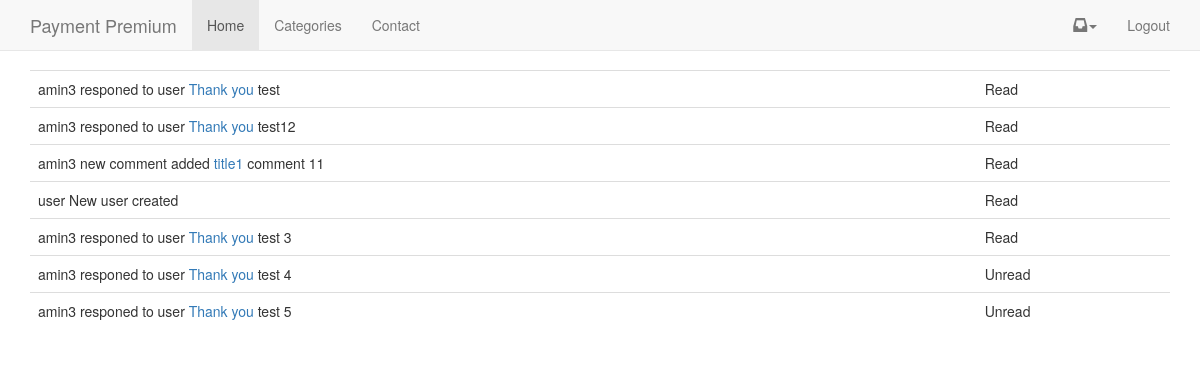
The page /notifications/ (signed in) on the database its author committed.
### notifications/models.py (models this page shows, shortened)
class Notification(models.Model):
	sender_content_type = models.ForeignKey(ContentType, on_delete=models.CASCADE, related_name="notify_sender")
	sender_object_id = models.PositiveIntegerField()
	sender_content_object = GenericForeignKey('sender_content_type', 'sender_object_id')
	verb = models.CharField(max_length=255)
	action_content_type = models.ForeignKey(ContentType, on_delete=models.CASCADE, related_name="notify_action", null=True, blank=True)
	action_object_id = models.PositiveIntegerField(null=True, blank=True)
	action_content_object = GenericForeignKey('action_content_type', 'action_object_id')
	target_content_type = models.ForeignKey(ContentType, on_delete=models.CASCADE, related_name="notify_target", null=True, blank=True)
	target_object_id = models.PositiveIntegerField(null=True, blank=True)
	target_content_object = GenericForeignKey('target_content_type', 'target_object_id')
	recipient = models.ForeignKey(settings.AUTH_USER_MODEL, related_name="notifications")
	read = models.BooleanField(default=False)
	timestamp = models.DateTimeField(auto_now_add = True, auto_now=False)
	objects = NotificationManager()
	def __str__(self):
		try:
			target_url = self.target_content_object.get_absolute_url()
		except:
			target_url = None
		a = self.sender_content_object
		b = self.verb
		c = self.action_content_object
		d = self.target_content_object
		e = target_url
		f = reverse("notifications_read", kwargs={"id": self.id})
		if self.target_content_object:
			if self.action_content_object and target_url:
				return "{a} {b} <a href='{f}?next={e}'>{d}</a> {c}".format(a=a, b=b, c=c, d=d, e=e, f=f)
			if self.action_content_object and not target_url:
				return "{a} {b} {c} {d}".format(a=a, b=b, c=c, d=d)
			return "{a} {b} {d}".format(a=a, b=b, d=d)
		return "{a} {b}".format(a=a, b=b)

### comments/models.py (models this page shows, shortened)
class Comment(models.Model):
	user = models.ForeignKey(MyUser)
	parent = models.ForeignKey("self", null=True, blank=True)
	path = models.CharField(max_length=350)
	video = models.ForeignKey(Video, null=True, blank=True)
	text = models.TextField()
	timestamp = models.DateTimeField(auto_now=False, auto_now_add=True)
	updated = models.DateTimeField(auto_now=True, auto_now_add=False)
	active = models.BooleanField(default=True)
	objects = CommentManager()
	class Meta:
		ordering = ['-timestamp']
	def __str__(self):
		return self.text
	def get_absolute_url(self):
		return reverse("comment_thread", kwargs={"id": self.id})

### accounts/models.py (models this page shows, shortened)
class MyUser(AbstractBaseUser):
	username = models.CharField(
		max_length=255,
		unique = True,
	)
	email = models.EmailField(
		verbose_name='email address',
		max_length=255,
		unique=True,
	)
	first_name = models.CharField(
		max_length=120,
		null=True,
		blank=True
	)
	last_name = models.CharField(
		max_length=120,
		null=True,
		blank=True
	)
	is_member = models.BooleanField(default=False, verbose_name="Is Paid Member")
	is_active = models.BooleanField(default=True)
	is_admin = models.BooleanField(default=False)
	objects = MyUserManager()
	USERNAME_FIELD = 'username'
	REQUIRED_FIELDS = ['email']
	def __str__(self):              # __unicode__ on Python 2
		return self.username

### videos/models.py (models this page shows, shortened)
class Video(models.Model):
	title =  models.CharField(max_length=120)
	embed_code = models.CharField(max_length=500, null=True, blank=True)
	slug = models.SlugField(null=True, blank=True)
	order = models.PositiveIntegerField(default=1)
	share_message = models.TextField(default=DEFAULT_MESSAGE)
	active = models.BooleanField(default=True)
	featured = models.BooleanField(default=False)
	free_preview = models.BooleanField(default=False)
	category = models.ForeignKey("Category", default=1)
	timestamp = models.DateTimeField(auto_now_add=True, auto_now=False, null=True)
	updated = models.DateTimeField(auto_now_add=False, auto_now=True, null=True)
	objects = VideoManager()
	class Meta:
		unique_together = ('slug', 'category')
	def __str__(self):
		return str(self.title)
	def get_absolute_url(self):
		try:
			return reverse("video_detail", kwargs={"slug": self.slug, "cat_slug": self.category.slug})
		except:
			return "/"

class Category(models.Model):
	title = models.CharField(max_length=120)
	description = models.TextField(max_length=5000, null=True, blank=True)
	image = models.ImageField(upload_to="images/", null=True, blank=True)
	slug = models.SlugField(default="abc", unique=True)
	active = models.BooleanField(default=True)
	featured = models.BooleanField(default=False)
	timestamp = models.DateTimeField(auto_now_add=True, auto_now=False)
	updated = models.DateTimeField(auto_now_add=False, auto_now=True)
	objects = CategoryManager()
	class Meta:
		ordering = ["title", "timestamp"]

### notifications/views.py (the view)
# urls.py: url(r'^notifications/$', all, name="notifications_all"),
@login_required
def all(request):
	notifications = Notification.objects.all_for_user(request.user)
	context = {
		"notifications": notifications
	}
	return render(request, "all.html", context)

### notifications/models.py (called while the page is built)
	def get_user(self, user):
		return self.filter(recipient=user)

	def get_queryset(self):
		return NotificationQuerySet(self.model, using=self._db)

	def all_for_user(self, user):
		return self.get_queryset().get_user(user)

### notifications/templates/all.html
{% extends "base.html" %}
{% block content %}
<table class="table">
	{% for note in notifications %}
		<tr>
			<td>{{note | safe}}</td>
			<td>
				{% if note.read %}
				Read
				{% else %}
				Unread
				{% endif %}
			</td>
		</tr>
	{% endfor %}
</table>
{% endblock %}

### templates/base.html (shortened to what this page needs)
{% load staticfiles %}
<!DOCTYPE html>
<html lang="en">
<head>
    <link rel="stylesheet" href="https://maxcdn.bootstrapcdn.com/bootstrap/3.3.7/css/bootstrap.min.css">
    <link href="http://getbootstrap.com/assets/css/ie10-viewport-bug-workaround.css" rel="stylesheet">
    <link rel="stylesheet" href="https://maxcdn.bootstrapcdn.com/font-awesome/4.7.0/css/font-awesome.min.css">
</head>
<body>
    {% include 'navbar.html' %}
    <div class="container">
         {% block content %} {% endblock content %}
    </div>
</body>
</html>

### templates/navbar.html (shortened to what this page needs)
<nav class="navbar navbar-default navbar-static-top">
    <div class="container">
        <div class="navbar-header">
            <a class="navbar-brand" href="/">Payment Premium</a>
        </div>
        <div id="navbar" class="navbar-collapse collapse">
            <ul class="nav navbar-nav">
                <li class="active"><a href="/">Home</a></li>
                <li><a href="{% url 'projects' %}">Categories</a></li>
                <li><a href="#contact">Contact</a></li>
            </ul>
            <ul class="nav navbar-nav navbar-right">
                {% if user.is_authenticated %}
                <li class="dropdown">
                    <a href="#" class="dropdown-toggle notification-toggle" data-toggle="dropdown" role="button" aria-haspopup="true" aria-expanded="false"><span class="glyphicon glyphicon-inbox"></span><span class="caret"></span></a>
                </li>
                <li><a href="{% url 'logout' %}">Logout</a></li>
                {% else %}
                    {% if request.get_full_path != "/" %}
                <li><a href="{% url 'login' %}">Login</a></li>
                    {% endif %}
                {% endif %}
            </ul>
        </div>
    </div>
</nav>

### templates/javascript.html (shortened to what this page needs)
{% load staticfiles %}

### rows shown on the page
Notification: target_content_type+target_object+sender_content_type "amin3 responed to user Thank you test", read "Read"
Notification: target_content_type+target_object+sender_content_type "amin3 responed to user Thank you test12", read "Read"
Notification: target_content_type+target_object+sender_content_type "amin3 new comment added title1 comment 11", read "Read"
Notification: target_content_type+target_object+sender_content_type "user New user created", read "Read"
Notification: target_content_type+target_object+sender_content_type "amin3 responed to user Thank you test 3", read "Read"
Notification: target_content_type+target_object+sender_content_type "amin3 responed to user Thank you test 4", read "Unread"
Notification: target_content_type+target_object+sender_content_type "amin3 responed to user Thank you test 5", read "Unread"
